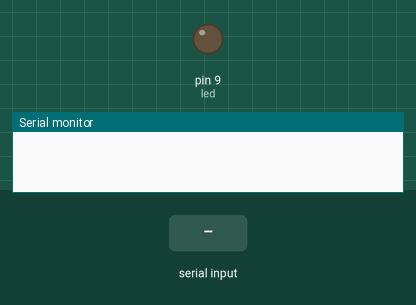
Bench run of a sketch on a simulated Arduino Uno, built with avr-gcc and run on an emulated ATmega328P. Shown: output pins drawn as LEDs (lit = HIGH), the last lines printed to the serial monitor. Inputs (shaded band) come from the test bench.

Above: at 1.2 s.
1.3 s: "1\n" received over Serial
At 2.7 s:
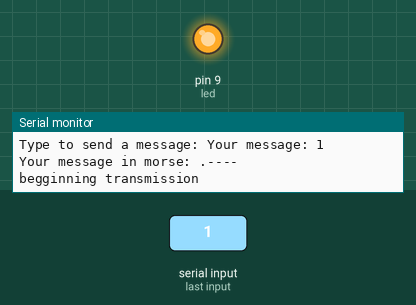
4.3 s: "0\n" received over Serial
Timing chart, 0 to 11.7 s (numbered marks = the images above; inputs shaded):
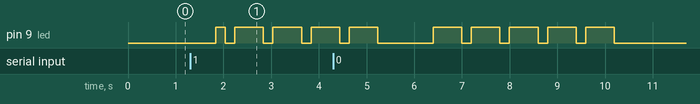

The sketch:

sketch_morse_led.ino
```cpp
#include <string.h>

int led = 9; // the PWM pin the LED is attached to


String alphanumToMorse(char val){
    String chars_alphanum[] = {"a", "b", "c", "d", "e", "f", "g", "h", "i", "j",
    "k", "l", "m", "n", "o", "p", "q", "r", "s", "t",
    "u", "v", "w", "x", "y", "z",
    "0", "1", "2", "3", "4", "5", "6", "7", "8", "9"};

    String chars_morse[] = {".-", "-...", "-.-.", "-..", ".", "..-.", "--.", "....", "..", ".---",
    "-.-", ".-..", "--", "-.", "---", ".--.", "--.-", ".-.", "...", "-",
    "..", "...-", ".--", "-..-", "-.--", "--..",
    "-----", ".----", "..---", "...--", "....-", ".....", "-....", "--...", "---..", "-----."};

    int i=0, length;
    length = sizeof(chars_alphanum) / sizeof(chars_alphanum[0]);

    for (i; i<length; i++){

        if (chars_alphanum[i][0] == tolower(val)){
            return chars_morse[i];
        }
    }
    return "";
}

// International Morse code is composed of five elements:
//    short mark, dot or dit (.): "dit duration" is one time unit long
//    long mark, dash or dah (-): three time units long
//    inter-element gap between the dits and dahs within a character: one dot duration or one unit long
//    short gap (between letters): three time units long
//    medium gap (between words): seven time units long (formerly five)

String textToMorse(const String& text){
  String textAsMorse;

  for (char val: text){
      if(isalpha(val) || isdigit(val)){
          String morse = alphanumToMorse(val);
          textAsMorse += morse + " ";
      }
      if(val == ' '){
          textAsMorse += "| ";
      }
  }

  return textAsMorse;
}

void morseToLed(String text){
  int duration = 200;

  for (char c : text){
    switch (c){
      case '.':
        digitalWrite(led, HIGH);
        delay(duration);
        digitalWrite(led, LOW);
        delay(duration);
        break;
      case '-':
        digitalWrite(led, HIGH);
        delay(duration * 3);
        digitalWrite(led, LOW);
        delay(duration);
        break;
      case ' ':
        digitalWrite(led, LOW);
        delay(duration * 2);
        break;
      case '|':
        digitalWrite(led, LOW);
        delay(duration * 3);
        break;
    }
  }
}


void setup() {

  pinMode(led, OUTPUT);
  Serial.begin(9600);
  while (!Serial) {
    // Wait for Serial port to connect
  }
}


void loop() {
  if (Serial.available()) {
    Serial.print("Type to send a message: ");
    String userInput = Serial.readStringUntil('\n');

    Serial.print("Your message: ");
    Serial.println(userInput);
    Serial.print("Your message in morse: ");
    Serial.println(textToMorse(userInput));
    Serial.println("begginning transmission");
    delay(500);
    morseToLed(textToMorse(userInput));
    Serial.println("message completed.\n");
  }
}
```

Measured:
- after the input at 1.3 s, pin 9 (led): LOW → HIGH after 0.54 s, then repeats every 0.80 s: LOW 0.20 s, HIGH 0.60 s
